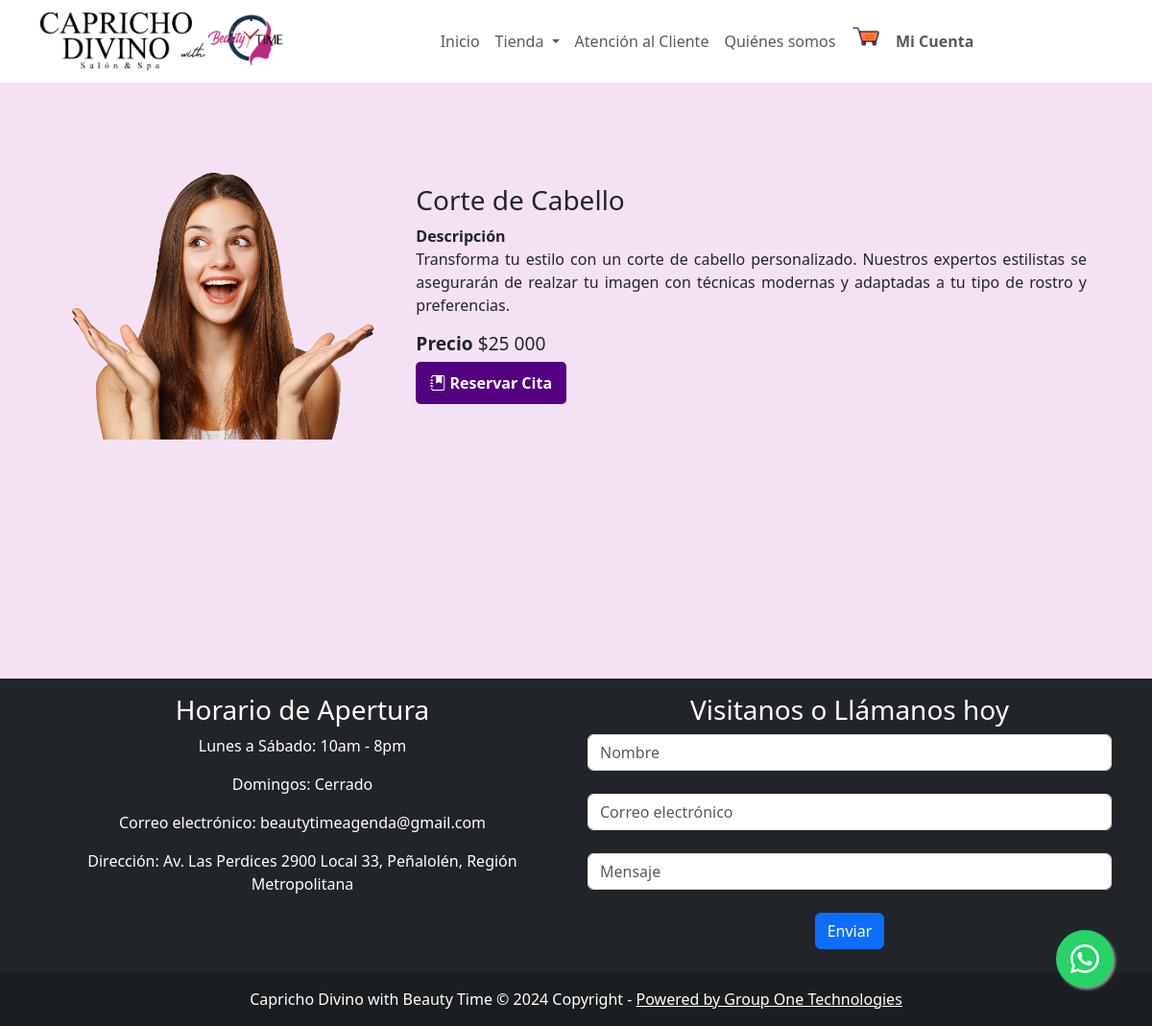
The page /verDetalle/29/ on the database its author committed.
### core/models.py (models this page shows, shortened)
class Item(models.Model):
    nombre = models.CharField(max_length=100, null=False)
    descripcion = models.TextField(null=True, blank=True)
    categoria = models.ForeignKey(Categoria, on_delete=models.CASCADE, related_name='items')
    tipo = models.CharField(max_length=50, choices=[('producto', 'Producto'), ('servicio', 'Servicio')])
    costo = models.IntegerField(default=0)
    costo2 = models.IntegerField(default=0)
    picture = models.ImageField(upload_to='media/items/', null=True, blank=True)
    descuento = models.DecimalField(max_digits=4, decimal_places=2, null=True, blank=True, default=0.00)
    class Meta:
        verbose_name = 'item'
        verbose_name_plural = 'items'

### core/views.py (the view)
# urls.py: path('verDetalle/<int:id>/', views.verDetalle, name='verDetalle'),
def verDetalle(request, id):
    item = get_object_or_404(Item, id=id)
    context = {
        'item': item,
        'tipo': item.tipo,
    }
    return render(request, 'tienda/verDetalle.html', context)

### core/cart.py (called while the page is built, shortened)
  def __iter__(self):
    cart = copy.deepcopy(self.cart)
    productos = Producto.objects.filter(id__in=cart)
    for producto in productos:
      cart[str(producto.id)]["producto"] = producto

### core/context_processors.py (called while the page is built)
def cart_badge(request):
    cart = Cart(request)
    item_count = sum(item['cantidad'] for item in cart)
    return {'cart_badge': item_count}

### core/templates/tienda/verDetalle.html (shortened to what this page needs)
{% extends "base/base.html" %}
{% load static %}
{% load humanize %}
{% block template %}
<link rel="stylesheet" href="{% static 'css/catalogo.css' %}">
<div class="container h-100" style="padding-top:5%;">
  <div class="row d-flex justify-content-center align-items-center h-500 rounded" style="margin-bottom:20%;">
    <div class="d-flex justify-content-center align-items-center">
      <div class="card mb-3" style="max-width: 1800px; margin-top:20px; background-color: rgba(255, 255, 255, 0); border: #ced4da00;">
        <div class="row g-0">
          {% if tipo == 'producto' %}
          <div class="col-md-4">
            <img src="{{ item.picture.url }}" class="img-fluid rounded-start" alt="{{ item.nombre }}" style="width:100%; height:auto;">
          </div>
          <div class="col-md-8">
            <div class="card-body">
              <h3>{{ item.nombre }}</h3>
              <strong>Descripción</strong><br>
              <p style="text-align: justify;">{{ item.descripcion }}</p>
              {% if item.descuento %}
              <h5>
                <strong>Precio</strong>
                <span style="text-decoration: line-through; color:grey">${{ item.costo|floatformat:0|intcomma }}</span>&nbsp;${{ item.costo2|floatformat:0|intcomma }}
              </h5>
                <strong class="text-success">{{ item.descuento|floatformat:0|intcomma }}% de descuento</strong>
              {% else %}
              <h5>
                <strong>Precio</strong> ${{ item.costo|floatformat:0|intcomma }}
              </h5>
              {% endif %}
              <form method="post" action="{% url 'add' item.id %}">
                {% csrf_token %}
                <div class="d-flex flex-column align-items-start">
                  <div class="input-group input-group-sm mb-3">
                    <button type="button" class="btn btn-primary" onclick="decrementarCantidad(this)">-</button>
                    <input type="number" name="cantidad" class="custom-width" required id="id_cantidad" value="1" min="1">
                    <button type="button" class="btn btn-primary" onclick="incrementarCantidad(this)">+</button>
                  </div>
                  <button class="btn btn-success btn-add" type="submit">
                    <i class="bi bi-bag-fill" data-tippy-inertia="true" data-tippy-animation="shift-away" data-tippy-delay="50" data-tippy-arrow="true" data-tippy-theme="light-border"></i>&nbsp;Añadir al Carrito
                  </button>
                </div>
              </form>
            </div>
          </div>
          {% elif tipo == 'servicio' %}
          <div class="col-md-4">
            <img src="{{ item.picture.url }}" class="img-fluid rounded-start" alt="{{ item.nombre }}" style="width:100%; height:auto;">
          </div>
          <div class="col-md-8">
            <div class="card-body">
              <h3>{{ item.nombre }}</h3>
              <strong>Descripción</strong><br>
              <p style="text-align: justify;">{{ item.descripcion }}</p>
              <h5><strong>Precio</strong> ${{ item.costo|floatformat:0|intcomma }}</h5>
                <a class="book_service" href="{% url 'reservar_cita' %}" >
                  <i class="bi bi-journal-bookmark-fill"></i>&nbsp;Reservar Cita
                </a>
            </div>
          </div>
          {% endif %}
        </div>
      </div>
    </div>
  </div>
</div>
{% endblock %}

### core/static/css/catalogo.css (style rules this page uses)
body { background-color: rgb(244, 226, 244); }
.card { display: flex; flex-direction: column; justify-content: space-between; background-color: rgb(249, 215, 218); padding: 10px; border-radius: 5px; box-shadow: 0px 4px 8px rgba(0, 0, 0, 0.1); }
h5 { font-size: 1.2rem; margin-top: 10px; }
.book_service { display: inline-block; background-color: rgb(83, 0, 128); color: white; padding: 10px 15px; text-decoration: none; border-radius: 5px; font-weight: bold; transition: background-color 0.3s ease; }

### core/templates/tienda/verDetalle.html (style rules this page uses)
.card { border: none !important; box-shadow: none !important; background-color: transparent; }

### rows shown on the page
Item: picture (picture), nombre "Corte de Cabello", descripcion "Transforma tu estilo con un corte de cabello personalizado. Nuestros expertos estilistas se asegurarán de realzar tu imagen con técnicas modernas y adaptadas a tu tipo de rostro y preferencias.", costo "25 000"
